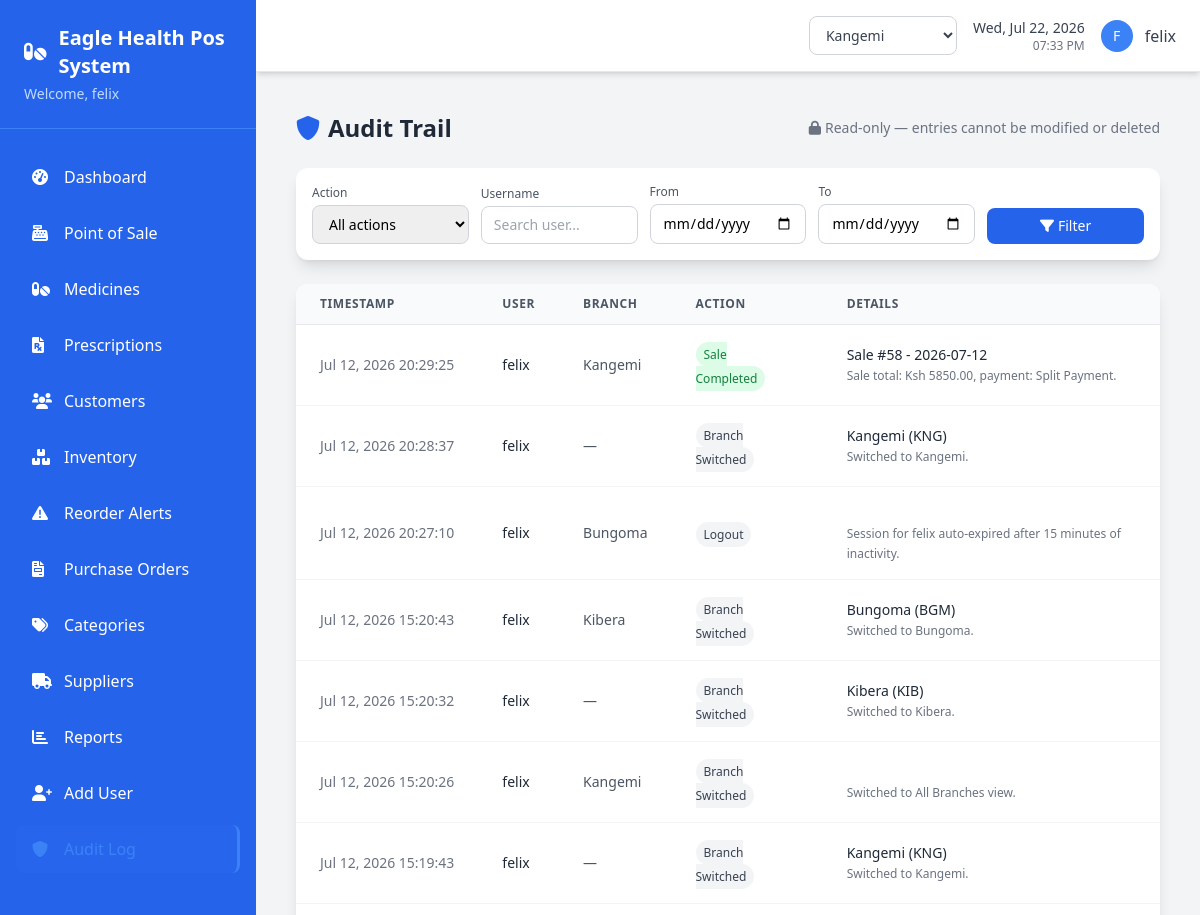
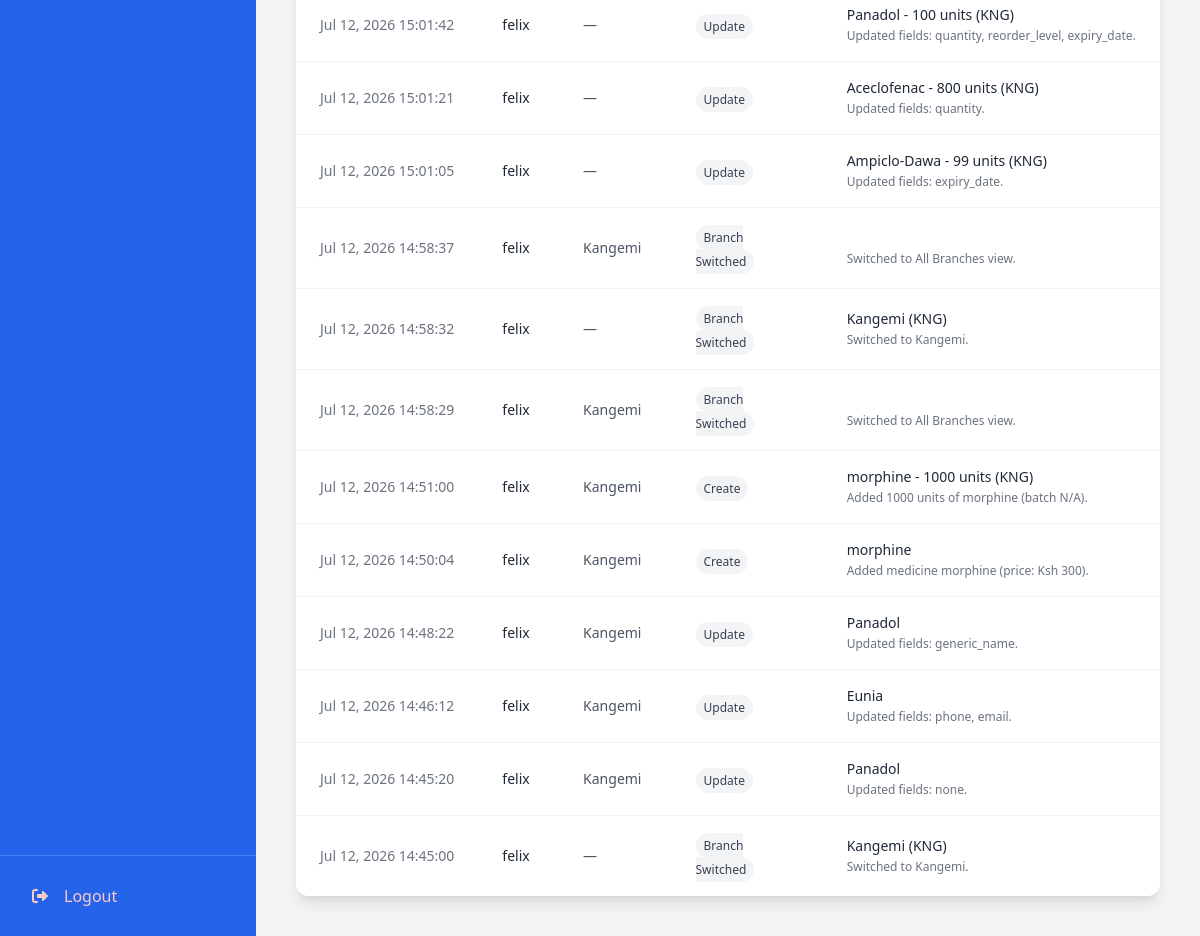
/audit-log/ (signed in), run on an earlier commit of the app's database (2 pictures, top to bottom).
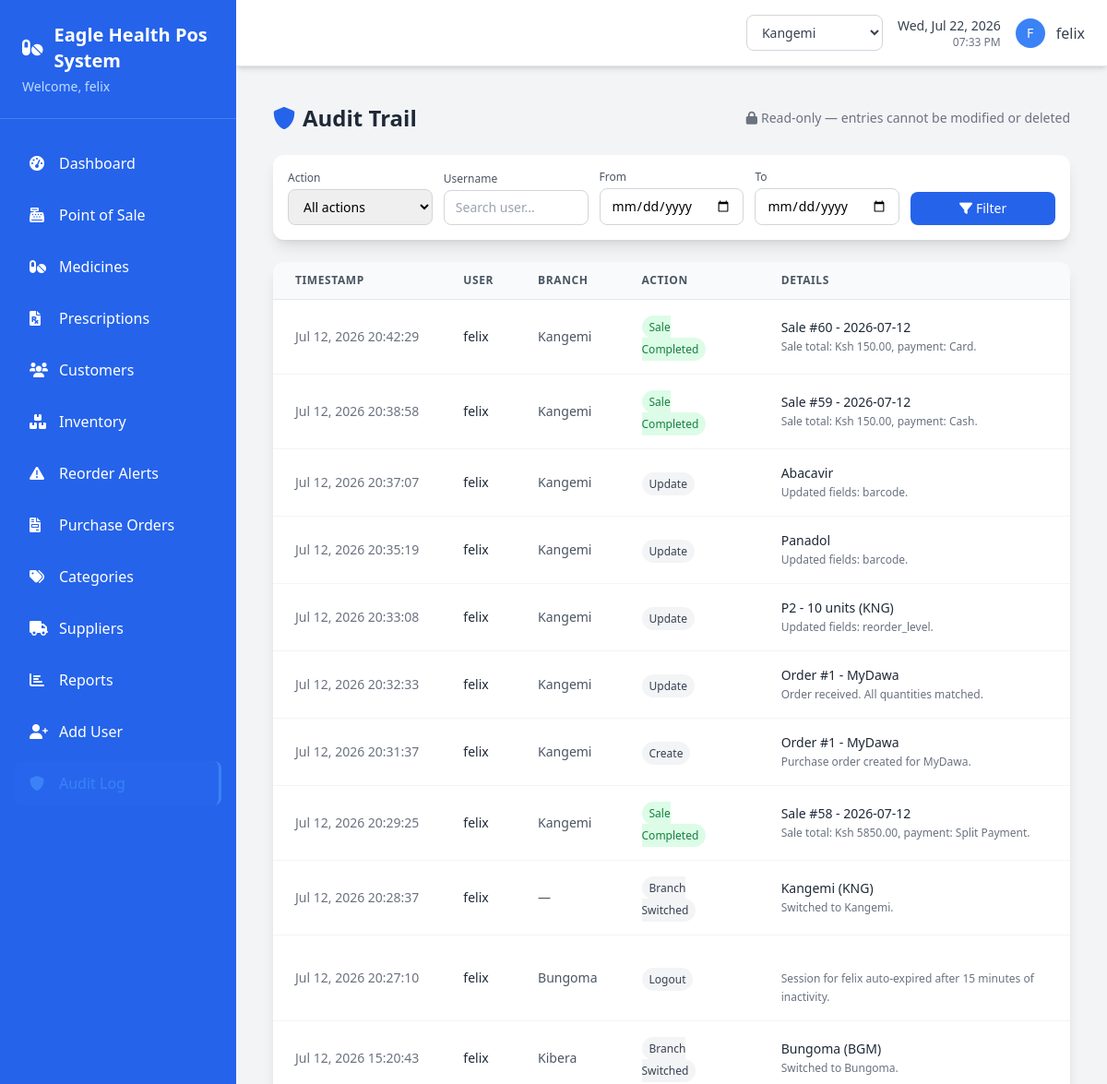
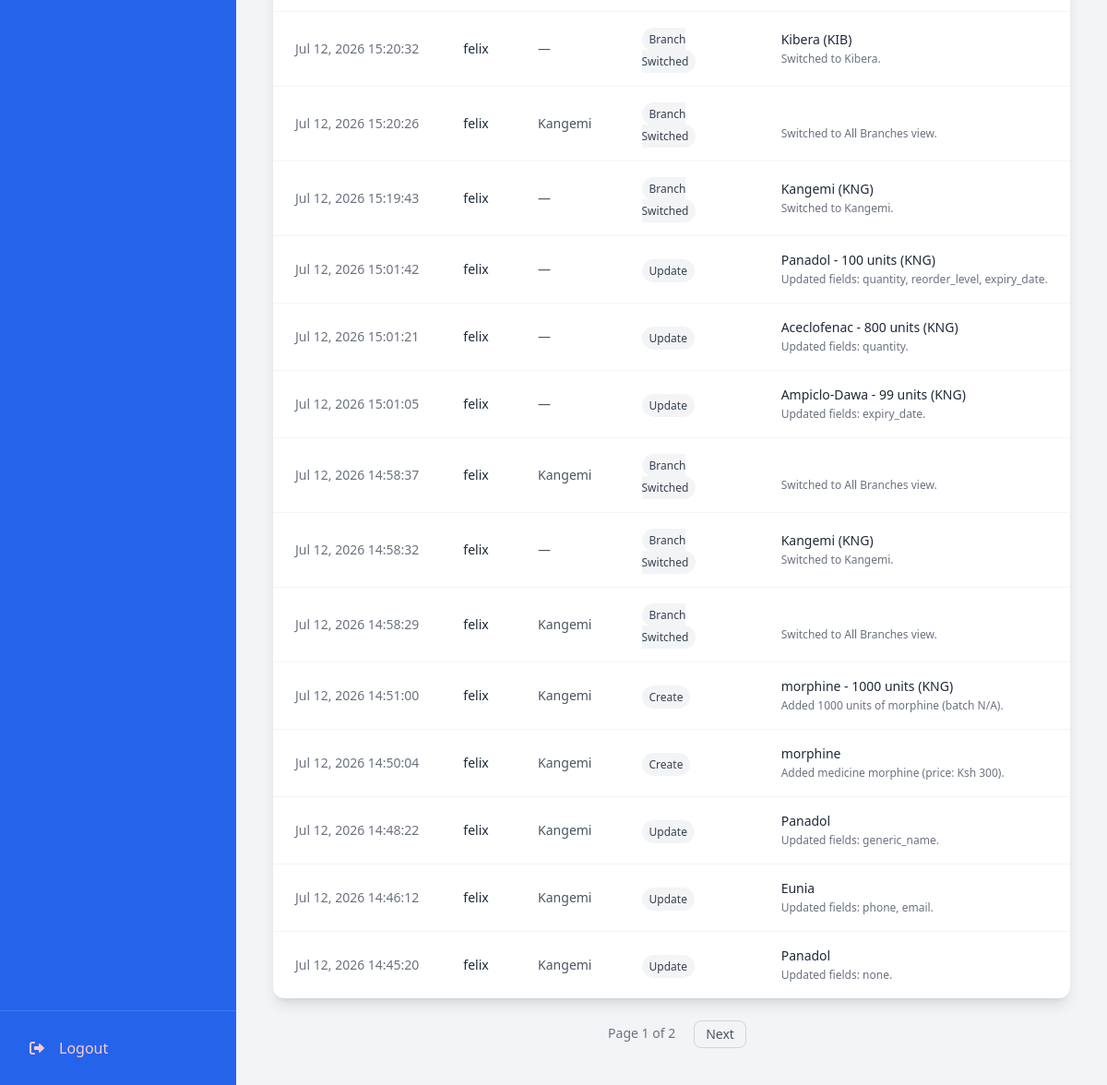
And on a later commit of the database (2 pictures, top to bottom).
### pos/models.py (models this page shows, shortened)
class AuditLog(models.Model):
    ACTION_CHOICES = [
        ('login', 'Login'),
        ('logout', 'Logout'),
        ('create', 'Create'),
        ('update', 'Update'),
        ('delete', 'Delete'),
        ('sale', 'Sale Completed'),
        ('dispense', 'Prescription Dispensed'),
        ('branch_switch', 'Branch Switched'),
        ('other', 'Other'),
    ]
    user = models.ForeignKey(User, on_delete=models.SET_NULL, null=True, blank=True, related_name='audit_logs')
    branch = models.ForeignKey(Branch, on_delete=models.SET_NULL, null=True, blank=True, related_name='audit_logs')
    action = models.CharField(max_length=20, choices=ACTION_CHOICES, default='other')
    model_name = models.CharField(max_length=100, blank=True)
    object_id = models.CharField(max_length=50, blank=True)
    object_repr = models.CharField(max_length=255, blank=True)
    details = models.TextField(blank=True)
    ip_address = models.GenericIPAddressField(null=True, blank=True)
    timestamp = models.DateTimeField(auto_now_add=True)
    class Meta:
        ordering = ['-timestamp']

class Branch(models.Model):
    name = models.CharField(max_length=100, unique=True)
    code = models.CharField(max_length=10, unique=True)  # e.g. KNG, KWG, KIB, BGM
    location = models.CharField(max_length=255, blank=True)
    phone_number = models.CharField(max_length=20, blank=True)
    is_active = models.BooleanField(default=True)
    created_at = models.DateTimeField(auto_now_add=True)

### pos/views.py (the view)
# urls.py: path('audit-log/', views.audit_log_list, name='audit_log_list'),
@login_required
def audit_log_list(request):
    if request.user.profile.role != 'admin':
        messages.error(request, 'Only System Admins can view the audit trail.')
        return redirect('dashboard')
    logs = AuditLog.objects.select_related('user', 'branch').all()
    action = request.GET.get('action')
    branch_id = request.GET.get('branch')
    username = request.GET.get('user')
    start_date = request.GET.get('start_date')
    end_date = request.GET.get('end_date')
    if action:
        logs = logs.filter(action=action)
    if branch_id:
        logs = logs.filter(branch_id=branch_id)
    if username:
        logs = logs.filter(user__username__icontains=username)
    if start_date:
        logs = logs.filter(timestamp__date__gte=start_date)
    if end_date:
        logs = logs.filter(timestamp__date__lte=end_date)
    paginator = Paginator(logs, 25)
    page = request.GET.get('page')
    logs = paginator.get_page(page)
    return render(request, 'pos/audit_log_list.html', {
        'logs': logs,
        'action_choices': AuditLog.ACTION_CHOICES,
        'selected_action': action,
        'selected_branch': branch_id,
        'selected_user': username,
        'start_date': start_date,
        'end_date': end_date,
    })

### pos/context_processors.py (called while the page is built)
def branch_context(request):
    if not request.user.is_authenticated:
        return {}
    return {
        'branches': Branch.objects.filter(is_active=True) if getattr(request, 'is_branch_admin', False) else [],
        'active_branch': Branch.objects.filter(id=request.active_branch_id).first() if getattr(request, 'active_branch_id', None) else None,
    }

### pos/models.py (called while the page is built)
    def get_accessible_branches(self):
        if self.role == 'admin':
            return Branch.objects.filter(is_active=True)
        return Branch.objects.filter(id=self.branch_id, is_active=True) if self.branch_id else Branch.objects.none()

### templates/pos/audit_log_list.html (shortened to what the changed rows need)
{% extends 'base.html' %}
{% block content %}
<div class="max-w-7xl mx-auto p-4">
    <div class="flex justify-between items-center mb-6">
        <h1 class="text-2xl font-bold text-gray-800">
            <i class="fas fa-shield-alt mr-2 text-blue-600"></i>Audit Trail
        </h1>
    </div>
    <div class="bg-white rounded-xl shadow-lg overflow-hidden">
        <table class="w-full text-left">
            <thead class="bg-gray-50 border-b border-gray-200">
                <tr>
                    <th class="px-6 py-3 text-xs font-semibold text-gray-600 uppercase tracking-wider">Timestamp</th>
                    <th class="px-6 py-3 text-xs font-semibold text-gray-600 uppercase tracking-wider">User</th>
                    <th class="px-6 py-3 text-xs font-semibold text-gray-600 uppercase tracking-wider">Branch</th>
                    <th class="px-6 py-3 text-xs font-semibold text-gray-600 uppercase tracking-wider">Action</th>
                    <th class="px-6 py-3 text-xs font-semibold text-gray-600 uppercase tracking-wider">Details</th>
                </tr>
            </thead>
            <tbody class="divide-y divide-gray-100">
                {% for log in logs %}
                <tr class="hover:bg-gray-50 transition-colors">
                    <td class="px-6 py-4 text-gray-500 text-sm whitespace-nowrap">{{ log.timestamp|date:"M d, Y H:i:s" }}</td>
                    <td class="px-6 py-4 text-gray-800 text-sm">{{ log.user.username|default:"System" }}</td>
                    <td class="px-6 py-4 text-gray-600 text-sm">{{ log.branch.name|default:"—" }}</td>
                    <td class="px-6 py-4">
                        <span class="px-2 py-1 text-xs font-medium rounded-full
                            {% if log.action == 'sale' %}bg-green-100 text-green-700
                            {% elif log.action == 'dispense' %}bg-purple-100 text-purple-700
                            {% elif log.action == 'login' %}bg-blue-100 text-blue-700
                            {% elif log.action == 'delete' %}bg-red-100 text-red-700
                            {% else %}bg-gray-100 text-gray-700{% endif %}">
                            {{ log.get_action_display }}
                        </span>
                    </td>
                    <td class="px-6 py-4 text-gray-600 text-sm">
                        <span class="font-medium text-gray-800">{{ log.object_repr }}</span>
                        {% if log.details %}<br><span class="text-xs text-gray-500">{{ log.details }}</span>{% endif %}
                    </td>
                </tr>
                {% endfor %}
            </tbody>
        </table>
    </div>
    {% if logs.has_other_pages %}
    <div class="flex justify-center mt-6 space-x-2">
        <span class="px-3 py-1 text-sm text-gray-500">Page {{ logs.number }} of {{ logs.paginator.num_pages }}</span>
        {% if logs.has_next %}
        <a href="?page={{ logs.next_page_number }}" class="px-3 py-1 border border-gray-300 rounded-lg text-sm text-gray-600 hover:bg-gray-50">Next</a>
        {% endif %}
    </div>
    {% endif %}
</div>
{% endblock %}

What changed in the data, as far as the page shows it:
no longer on this page (row unchanged): AuditLog: timestamp "Jul 12, 2026 14:45:00", user.username "felix", branch.name "—", action "Branch Switched", object_repr "Kangemi (KNG)", details "Switched to Kangemi."
added AuditLog: timestamp "Jul 12, 2026 20:42:29", user.username "felix", branch.name "Kangemi", action "Sale Completed", object_repr "Sale #60 - 2026-07-12", details "Sale total: Ksh 150.00, payment: Card."
added AuditLog: timestamp "Jul 12, 2026 20:38:58", user.username "felix", branch.name "Kangemi", action "Sale Completed", object_repr "Sale #59 - 2026-07-12", details "Sale total: Ksh 150.00, payment: Cash."
added AuditLog: timestamp "Jul 12, 2026 20:37:07", user.username "felix", branch.name "Kangemi", action "Update", object_repr "Abacavir", details "Updated fields: barcode."
added AuditLog: timestamp "Jul 12, 2026 20:35:19", user.username "felix", branch.name "Kangemi", action "Update", object_repr "Panadol", details "Updated fields: barcode."
added AuditLog: timestamp "Jul 12, 2026 20:33:08", user.username "felix", branch.name "Kangemi", action "Update", object_repr "P2 - 10 units (KNG)", details "Updated fields: reorder_level."
added AuditLog: timestamp "Jul 12, 2026 20:32:33", user.username "felix", branch.name "Kangemi", action "Update", object_repr "Order #1 - MyDawa", details "Order received. All quantities matched."
added AuditLog: timestamp "Jul 12, 2026 20:31:37", user.username "felix", branch.name "Kangemi", action "Create", object_repr "Order #1 - MyDawa", details "Purchase order created for MyDawa."
Also different on the page:
{{ logs.number }}: (not shown) → "1"
{{ logs.paginator.num_pages }}: (not shown) → "2"
text now shown: "Page of Next"
